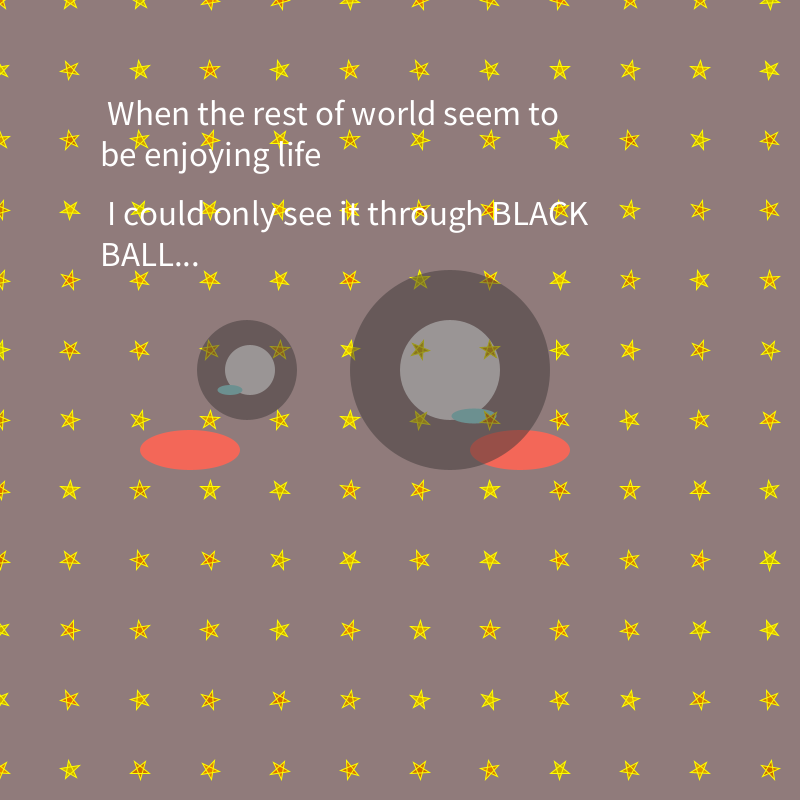
Frame 1 (no input)
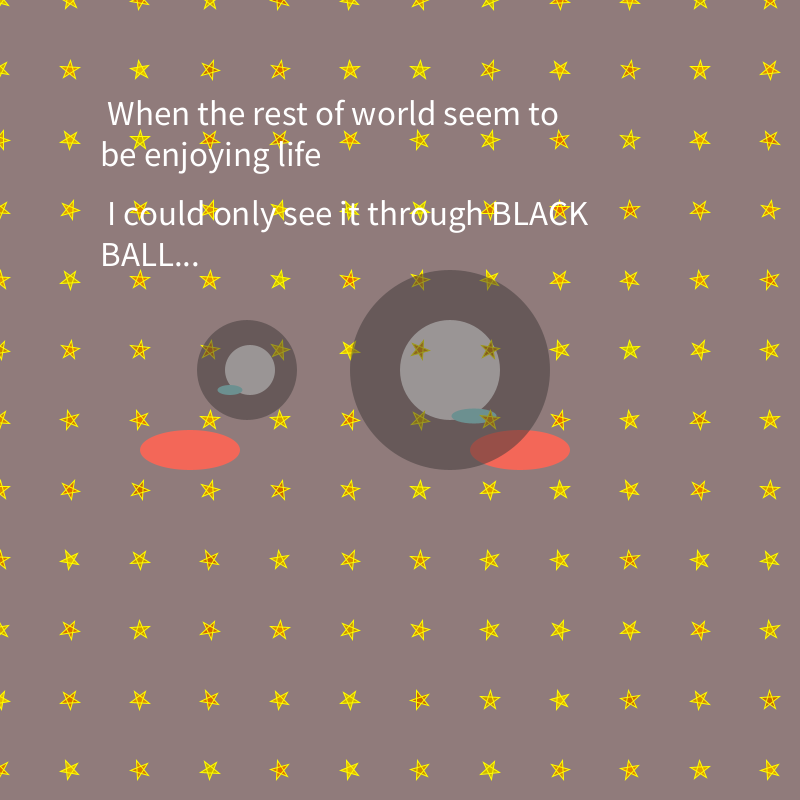
Frame 60 (the mouse pressed at the canvas centre just before this capture)
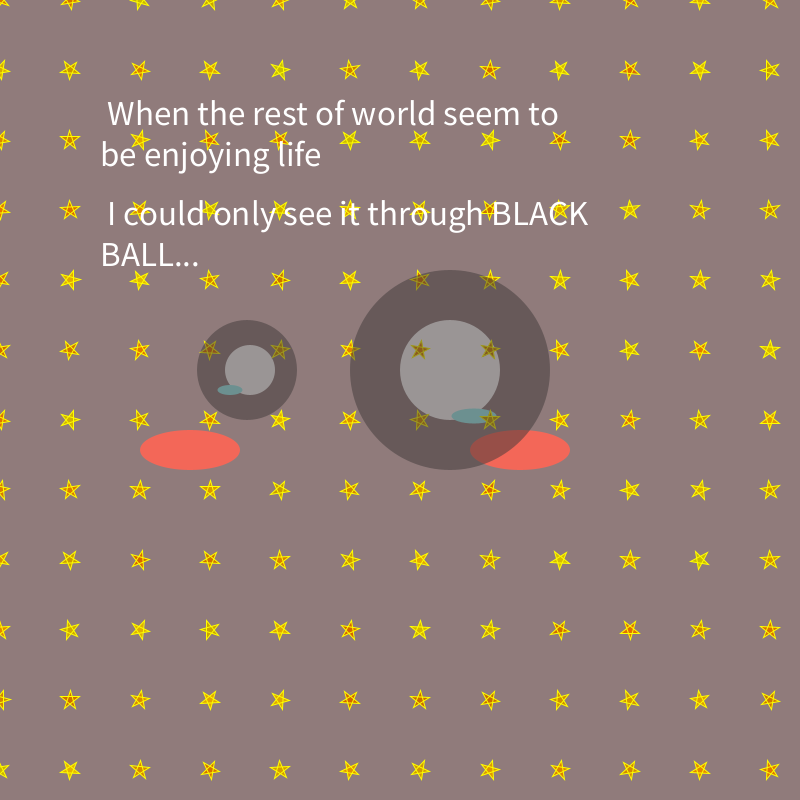
Frame 120 (the mouse held since frame 60 and released just before this capture)

The Processing sketch that drew these frames (run headless with seeded random() and noise(); from frame 60 on, the mouse is pressed at the canvas centre):

// Processing sketch: scene3
// ── scene3.pde
Depression Black;
Depression cover1;
Depression cover2;
//Depression Black2;
Face Me;


void setup(){
  size(800,800);
  background(144, 123, 123);
  
  //Black = new Depression(500,500,200,200);
  cover1 = new Depression(500,500,100,100);
  cover2 = new Depression(500,500,200,200);
  //Black2 = new Depression(mouseX,mouseY,200,200);
  Me = new Face(50,50);
  
  
}

void draw(){
  background(144, 123, 123);
  println(mouseX,mouseY);
  //Black.display(mouseX,mouseY,200);
 // Black2.display(mouseX,mouseY);
  Me.eyes();
  Me.checks();
  Me.tears();
  // why once I uncomment my mouth the sentence would disappear?
  //Me.mouth(); 
  for (int w=0;w<800;w=w+70){
    for (int h=0; h<800; h=h+70){
  drawStar(w,h,10);
    }
  }
  word();
  cover1.display(247,370,130);
  cover2.display(450,370,130);
  

  
 
}
// scene#3
void word(){ 
  String four = " When the rest of world seem to be enjoying life ";
  String five = " I could only see it through BLACK BALL...";
  fill(255);
  textSize(35);
  text(four,100,100,500,500);
  textSize(35);
   text(five,100,200,500,500);
 }
 
 

void drawStar(float x, float y, float size) {
  fill(200+random(0,30),100+random(0,90),0);
  stroke(255, 255, 0);
  float orientation=random(TWO_PI);
  beginShape();
  for (int a=0; a<5; a++) {
    vertex(x+cos(orientation)*size, y+sin(orientation)*size);
    orientation+=TWO_PI/5*2;
  }
  endShape(CLOSE);
}

 
void mouseDragged(){
  background(0);
   Me.eyes();
   Me.checks();
  Me.tears();
  cover1.display(247,370,255);
  cover2.display(450,370,255);

}

// ── Depression.pde
class Depression{
  float x;
  float y;
  float xLoc;
  float yLoc;
  
Depression(float x_, float y_, float xLoc_,float yLoc_){
   x=x_;
   y=y_;
  xLoc= xLoc_;
  yLoc= yLoc_;
  
}

void display(float changeX, float changeY, color o){
  noStroke();
  fill(63, 57, 57,o);
  ellipse(changeX,changeY,xLoc,yLoc);
}




}

// ── Face.pde
class Face{
  float a;
  float b;
  
 
  
Face(float a_, float b_){
  a=a_;
  b=b_;
  
  
}

void eyes(){
  noStroke();
  fill(249, 245, 245);
  ellipse(250,370,a,b);
  ellipse(450,370,100,100);
 }
void checks(){
  noStroke();
  fill(243, 103, 88);
  ellipse(190,450,100,40);
  ellipse(520,450,100,40);
  }
  
void mouth(){
  noStroke();
  fill(41, 4, 0);
  rectMode(CENTER);
  rect(350,480,200,10);
  
}
void tears (){
  noStroke();
  fill(155, 235, 235);
  ellipse(230,390,25,10);
  ellipse(474,416,45,15);
  
  
  
}
 }
 
